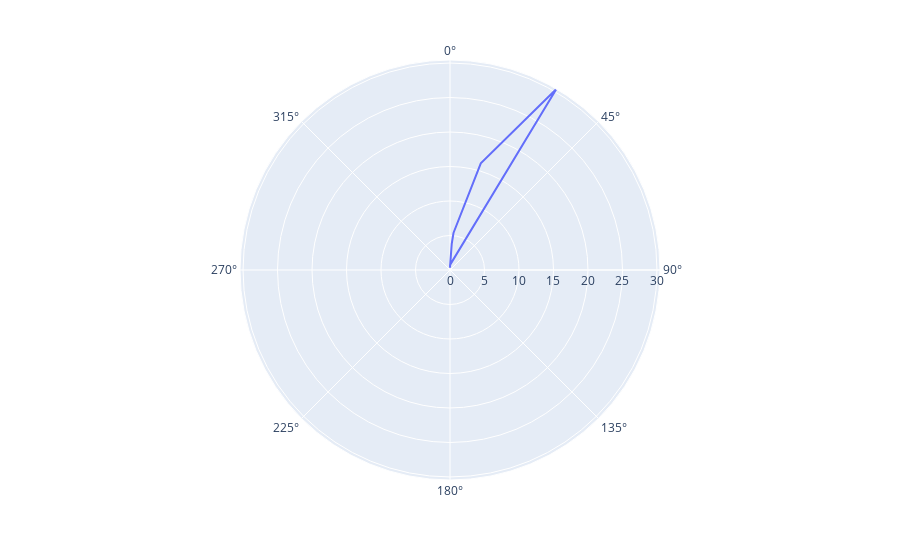

Source (notebook cell):
### Code cell
df = pd.DataFrame(dict(
    r=[30.44, 16.10, 5.39, 3.80, 0.46,0.32,0.75],
    theta=['MPG','PPG', 'RPG', 'APG','FG%', '3P%','FT%']))
fig = px.line_polar(mean_df, r='mean', theta='mean', line_close=True)
fig.show()

### Figure 1 — Plotly figure (JSON) as saved in the notebook; plotly's stock layout.template omitted (floating-point values rounded to 4 significant figures)
{"data": [{"hovertemplate": "mean=%{theta}<extra></extra>", "legendgroup": "", "line": {"color": "#636efa", "dash": "solid"}, "marker": {"symbol": "circle"}, "mode": "lines", "name": "", "r": [30.44, 16.1, 5.388, 3.792, 0.4562, 0.3222, 0.7458, 30.44], "showlegend": false, "subplot": "polar", "theta": [30.44, 16.1, 5.388, 3.792, 0.4562, 0.3222, 0.7458, 30.44], "type": "scatterpolar"}], "layout": {"autosize": true, "legend": {"tracegroupgap": 0}, "margin": {"t": 60}, "polar": {"angularaxis": {"direction": "clockwise", "rotation": 90, "type": "linear"}, "domain": {"x": [0, 1], "y": [0, 1]}, "radialaxis": {"autorange": true, "range": [0, 30.44], "type": "linear"}}}}
